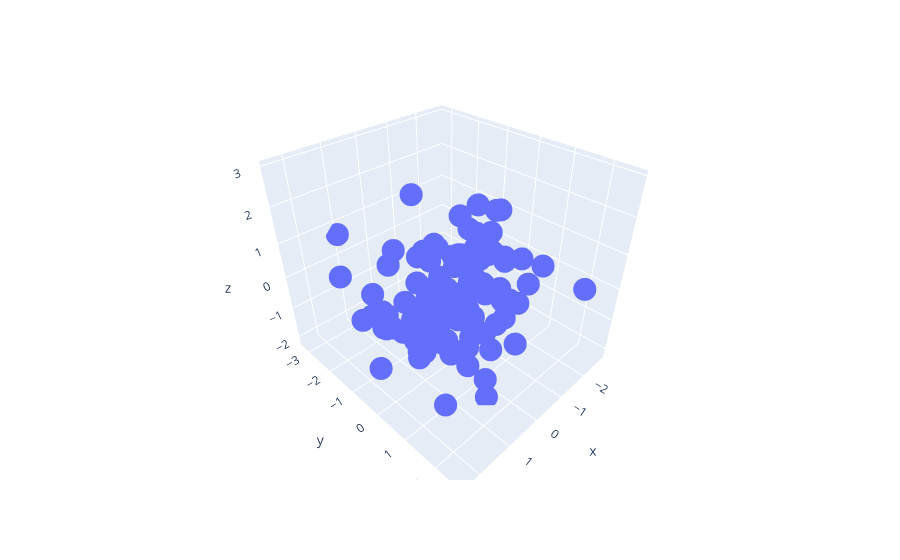

Notebook code cell kept with this figure:
### Markdown cell above
***3D Plot***

### Code cell
np.random.seed(123)

df = pd.DataFrame({"x": np.random.randn(100),
                   "y": np.random.randn(100),
                   "z": np.random.randn(100)})

fig = px.scatter_3d(df, x= "x", y= "y", z= "z")
fig.show()
